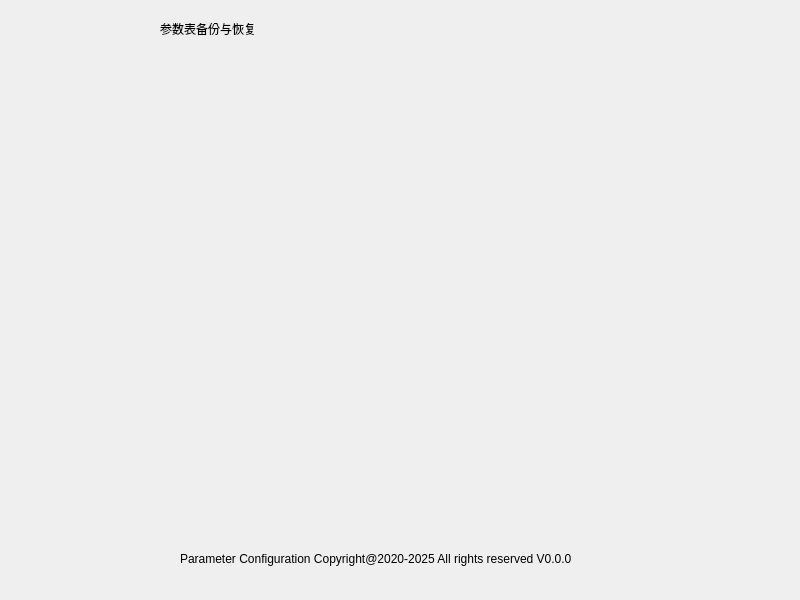
<?xml version="1.0" encoding="UTF-8"?>
<ui version="4.0">
 <class>CBakeupRestoreWid</class>
 <widget class="QMainWindow" name="CBakeupRestoreWid">
  <property name="geometry">
   <rect>
    <x>0</x>
    <y>0</y>
    <width>800</width>
    <height>600</height>
   </rect>
  </property>
  <property name="windowTitle">
   <string>MainWindow</string>
  </property>
  <widget class="QWidget" name="centralwidget">
   <widget class="QLabel" name="label_title">
    <property name="geometry">
     <rect>
      <x>160</x>
      <y>20</y>
      <width>241</width>
      <height>17</height>
     </rect>
    </property>
    <property name="text">
     <string>参数表备份与恢复</string>
    </property>
   </widget>
   <widget class="QLabel" name="label_copyright">
    <property name="geometry">
     <rect>
      <x>180</x>
      <y>550</y>
      <width>511</width>
      <height>17</height>
     </rect>
    </property>
    <property name="text">
     <string>Parameter Configuration Copyright@2020-2025 All rights reserved V0.0.0</string>
    </property>
   </widget>
  </widget>
 </widget>
 <resources/>
 <connections/>
</ui>
